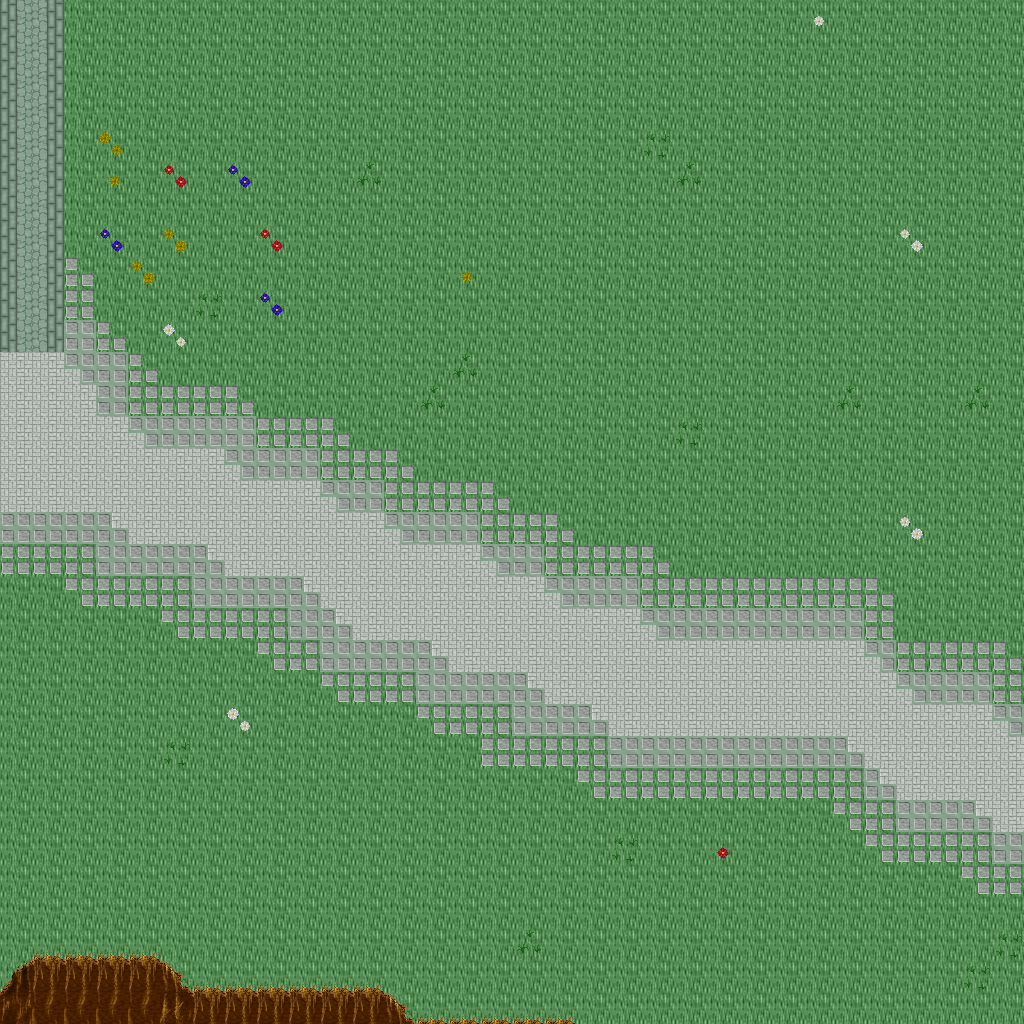

This is a level from a 2D game, rendered from its Tiled map with the project's own tilesets. A one-line summary and the map file follow, with tile-layer data summarised:
An orthogonal 32x32 tile map with 32x32 px tiles, 5 tile layers (Ground, Objects, Objects2, Above, ...), 1 hidden layer not drawn, 45 tilesets.

<map version="1.10" tiledversion="1.11.0" orientation="orthogonal" renderorder="right-down" width="32" height="32" tilewidth="32" tileheight="32" infinite="0" nextlayerid="11" nextobjectid="1">
 <tileset firstgid="1" name="ground_ground" tilewidth="32" tileheight="32" tilecount="33" columns="3">
  <image source="../drawable/ground_ground.png" width="96" height="352" />
 </tileset>
 <tileset firstgid="34" name="building_castle" tilewidth="32" tileheight="32" tilecount="320" columns="20">
  <image source="../drawable/building_castle.png" width="640" height="512" />
 </tileset>
 <tileset firstgid="354" name="ground_water_pool" tilewidth="32" tileheight="32" tilecount="72" columns="3">
  <image source="../drawable/ground_water_pool.png" width="96" height="768" />
 </tileset>
 <tileset firstgid="426" name="ground_ridge_earth_dark" tilewidth="32" tileheight="32" tilecount="96" columns="12">
  <image source="../drawable/ground_ridge_earth_dark.png" width="384" height="256" />
 </tileset>
 <tileset firstgid="522" name="ground_grass_edges" tilewidth="32" tileheight="32" tilecount="36" columns="12">
  <image source="../drawable/ground_grass_edges.png" width="384" height="96" />
 </tileset>
 <tileset firstgid="558" name="ground_earth_edges" tilewidth="32" tileheight="32" tilecount="18" columns="6">
  <image source="../drawable/ground_earth_edges.png" width="192" height="96" />
 </tileset>
 <tileset firstgid="576" name="ground_grass_corners" tilewidth="32" tileheight="32" tilecount="24" columns="6">
  <image source="../drawable/ground_grass_corners.png" width="192" height="128" />
 </tileset>
 <tileset firstgid="600" name="plant_stump_stump_green" tilewidth="32" tileheight="32" tilecount="4" columns="2">
  <image source="../drawable/plant_stump_stump_green.png" width="64" height="64" />
 </tileset>
 <tileset firstgid="604" name="item_pot_barrel" tilewidth="32" tileheight="32" tilecount="2" columns="1">
  <image source="../drawable/item_pot_barrel.png" width="32" height="64" />
 </tileset>
 <tileset firstgid="606" name="ground_rock_rocks_2" tilewidth="32" tileheight="32" tilecount="4" columns="2">
  <image source="../drawable/ground_rock_rocks_2.png" width="64" height="64" />
 </tileset>
 <tileset firstgid="610" name="ground_ladder_horizontal_dark" tilewidth="32" tileheight="32" tilecount="3" columns="1">
  <image source="../drawable/ground_ladder_horizontal_dark.png" width="32" height="96" />
 </tileset>
 <tileset firstgid="613" name="plant_grasses" tilewidth="32" tileheight="32" tilecount="6" columns="3">
  <image source="../drawable/plant_grasses.png" width="96" height="64" />
 </tileset>
 <tileset firstgid="619" name="plant_tree_tree_green" tilewidth="32" tileheight="32" tilecount="88" columns="8">
  <image source="../drawable/plant_tree_tree_green.png" width="256" height="352" />
 </tileset>
 <tileset firstgid="707" name="ground_water_waterfall" tilewidth="32" tileheight="32" tilecount="120" columns="8">
  <image source="../drawable/ground_water_waterfall.png" width="256" height="480" />
 </tileset>
 <tileset firstgid="827" name="plant_flower_daisy_white" tilewidth="32" tileheight="32" tilecount="8" columns="2">
  <image source="../drawable/plant_flower_daisy_white.png" width="64" height="128" />
 </tileset>
 <tileset firstgid="835" name="plant_flower_daisy_red" tilewidth="32" tileheight="32" tilecount="8" columns="2">
  <image source="../drawable/plant_flower_daisy_red.png" width="64" height="128" />
 </tileset>
 <tileset firstgid="843" name="ground_rock_pebbles" tilewidth="32" tileheight="32" tilecount="3" columns="1">
  <image source="../drawable/ground_rock_pebbles.png" width="32" height="96" />
 </tileset>
 <tileset firstgid="846" name="plant_flower_daisy_yellow" tilewidth="32" tileheight="32" tilecount="8" columns="2">
  <image source="../drawable/plant_flower_daisy_yellow.png" width="64" height="128" />
 </tileset>
 <tileset firstgid="854" name="building_decoration_longhorn_skull" tilewidth="32" tileheight="32" tilecount="6" columns="3">
  <image source="../drawable/building_decoration_longhorn_skull.png" width="96" height="64" />
 </tileset>
 <tileset firstgid="860" name="furniture_light_flames" tilewidth="32" tileheight="32" tilecount="6" columns="6">
  <image source="../drawable/furniture_light_flames.png" width="192" height="32" />
 </tileset>
 <tileset firstgid="866" name="plant_stump_stump_brown" tilewidth="32" tileheight="32" tilecount="4" columns="2">
  <image source="../drawable/plant_stump_stump_brown.png" width="64" height="64" />
 </tileset>
 <tileset firstgid="870" name="building_decoration_rocks_2" tilewidth="32" tileheight="32" tilecount="2" columns="1">
  <image source="../drawable/building_decoration_rocks_2.png" width="32" height="64" />
 </tileset>
 <tileset firstgid="872" name="plant_flower_daisy_blue" tilewidth="32" tileheight="32" tilecount="8" columns="2">
  <image source="../drawable/plant_flower_daisy_blue.png" width="64" height="128" />
 </tileset>
 <tileset firstgid="880" name="building_fence_fence_chunky" tilewidth="32" tileheight="32" tilecount="21" columns="3">
  <image source="../drawable/building_fence_fence_chunky.png" width="96" height="224" />
 </tileset>
 <tileset firstgid="901" name="ground_water_water_bubbles" tilewidth="32" tileheight="32" tilecount="32" columns="8">
  <image source="../drawable/ground_water_water_bubbles.png" width="256" height="128" />
 </tileset>
 <tileset firstgid="933" name="item_statue_grey_stone" tilewidth="32" tileheight="32" tilecount="4" columns="2">
  <image source="../drawable/item_statue_grey_stone.png" width="64" height="64" />
 </tileset>
 <tileset firstgid="937" name="plant_tree_tree_darkgreen" tilewidth="32" tileheight="32" tilecount="88" columns="8">
  <image source="../drawable/plant_tree_tree_darkgreen.png" width="256" height="352" />
 </tileset>
 <tileset firstgid="1025" name="logic_creature_animal" tilewidth="32" tileheight="32" tilecount="32" columns="8">
  <image source="../drawable/logic_creature_animal.png" width="256" height="128" />
 </tileset>
 <tileset firstgid="1057" name="logic_creature_rodent" tilewidth="32" tileheight="32" tilecount="8" columns="8">
  <image source="../drawable/logic_creature_rodent.png" width="256" height="32" />
 </tileset>
 <tileset firstgid="1065" name="logic_portal" tilewidth="32" tileheight="32" tilecount="24" columns="8">
  <image source="../drawable/logic_portal.png" width="256" height="96" />
 </tileset>
 <tileset firstgid="1089" name="logic_item_mushroom" tilewidth="32" tileheight="32" tilecount="6" columns="6">
  <image source="../drawable/logic_item_mushroom.png" width="192" height="32" />
 </tileset>
 <tileset firstgid="1095" name="logic_collision" tilewidth="32" tileheight="32" tilecount="1" columns="1">
  <image source="../drawable/logic_collision.png" width="32" height="32" />
 </tileset>
 <tileset firstgid="1096" name="logic_creature_human_little" tilewidth="32" tileheight="32" tilecount="2" columns="2">
  <image source="../drawable/logic_creature_human_little.png" width="64" height="32" />
 </tileset>
 <tileset firstgid="1098" name="logic_creature_fairy" tilewidth="32" tileheight="32" tilecount="4" columns="4">
  <image source="../drawable/logic_creature_fairy.png" width="128" height="32" />
 </tileset>
 <tileset firstgid="1102" name="logic_item_herb" tilewidth="32" tileheight="32" tilecount="5" columns="5">
  <image source="../drawable/logic_item_herb.png" width="160" height="32" />
 </tileset>
 <tileset firstgid="1107" name="object_suspension_bridge" tilewidth="32" tileheight="32" tilecount="24" columns="3">
  <image source="../drawable/object_suspension_bridge.png" width="96" height="256" />
 </tileset>
 <tileset firstgid="1131" name="logic_creature_farm_animal" tilewidth="32" tileheight="32" tilecount="16" columns="8">
  <image source="../drawable/logic_creature_farm_animal.png" width="256" height="64" />
 </tileset>
 <tileset firstgid="1147" name="ground_green_paving" tilewidth="32" tileheight="32" tilecount="18" columns="3">
  <image source="../drawable/ground_green_paving.png" width="96" height="192" />
 </tileset>
 <tileset firstgid="1165" name="logic_protection" tilewidth="32" tileheight="32" tilecount="2" columns="2">
  <image source="../drawable/logic_protection.png" width="64" height="32" />
 </tileset>
 <tileset firstgid="1167" name="light_light_5x5" tilewidth="32" tileheight="32" tilecount="25" columns="5">
  <image source="../drawable/light_light_5x5.png" width="160" height="160" />
 </tileset>
 <tileset firstgid="1192" name="light_door_light" tilewidth="32" tileheight="32" tilecount="12" columns="3">
  <image source="../drawable/light_door_light.png" width="96" height="128" />
 </tileset>
 <tileset firstgid="1204" name="building_huts" tilewidth="32" tileheight="32" tilecount="338" columns="26">
  <image source="../drawable/building_huts.png" width="832" height="416" />
 </tileset>
 <tileset firstgid="1542" name="building_chimney_smoke" tilewidth="32" tileheight="32" tilecount="40" columns="4">
  <image source="../drawable/building_chimney_smoke.png" width="128" height="320" />
 </tileset>
 <tileset firstgid="1582" name="plant_tree_chestnut_tree" tilewidth="32" tileheight="32" tilecount="20" columns="4">
  <image source="../drawable/plant_tree_chestnut_tree.png" width="128" height="160" />
 </tileset>
 <tileset firstgid="1602" name="logic_creature_troll" tilewidth="32" tileheight="32" tilecount="4" columns="4">
  <image source="../drawable/logic_creature_troll.png" width="128" height="32" />
 </tileset>
 <layer id="1" name="Ground" width="32" height="32">
  <data>[1024 cells, 1024 non-empty, 2 distinct tile ids]</data>
 </layer>
 <layer id="2" name="Objects" width="32" height="32">
  <data>[1024 cells, 295 non-empty, 14 distinct tile ids]</data>
 </layer>
 <layer id="3" name="Objects2" width="32" height="32">
  <data>[1024 cells, 45 non-empty, 14 distinct tile ids]</data>
 </layer>
 <layer id="4" name="Above" width="32" height="32">
  <data>[1024 cells, 2 non-empty, 2 distinct tile ids]</data>
 </layer>
 <layer id="5" name="Above2" width="32" height="32">
  <data>[1024 cells, 0 non-empty, 0 distinct tile ids]</data>
 </layer>
 <layer id="6" name="Walkable" width="32" height="32" visible="0">
  <data>[1024 cells, 19 non-empty, 1 distinct tile ids]</data>
 </layer>
 <objectgroup id="7" name="Mapevents" />
 <objectgroup id="8" name="Spawn" />
 <objectgroup id="9" name="Keys" />
 <objectgroup id="10" name="Replace" />
</map>
